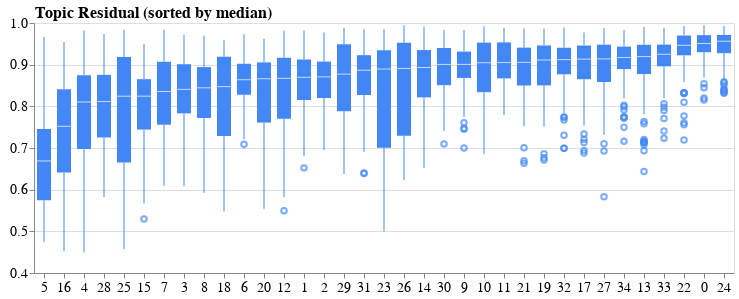

The code cell stored with this chart in its notebook:
### Markdown cell above
<a id="coherence-residual-by-topic"></a>

### 6.1. [Coherence Residual by Topic](#coherence-residual-by-topic)

### Code cell
A = pipe.named_steps["vectorizer"].transform(texts)
W = pipe.named_steps["nmf"].components_
H = pipe.named_steps["nmf"].transform(A)
f"A={A.toarray().shape}, W={W.shape}, H={H.shape}"
r = np.zeros(A.shape[0])
for row in range(A.shape[0]):
    r[row] = np.linalg.norm(A[row, :] - H[row, :].dot(W), "fro")
df_topics["resid"] = r

# boxplot_sorted(
#     df_topics[["topic_num", "resid"]],
#     ["topic_num"],
#     "resid",
#     "Topic Residual (sorted by median)",
#     "center",
#     14,
#     sort_by_median=True,
#     vert=True,
#     fig_size=(12, 6),
# )
altair_boxplot_sorted(
    df_topics[["topic_num", "resid"]],
    "topic_num",
    "resid",
    "median(resid)",
    "Topic Residual (sorted by median)",
    14,
    14,
    16,
    dx=30,
    offset=-5,
    x_tick_label_angle=0,
    horiz_bar_chart=False,
    axis_range=[0.4, 1],
    fig_size=(700, 250),
)

### Figure 1 — Vega-Lite specification as saved in the notebook (floating-point values rounded to 4 significant figures; data arrays with more than 128 entries replaced by an {"elided": "..."} marker saying what was removed)
{"config": {"view": {"continuousWidth": 400, "continuousHeight": 300}, "axis": {"labelFontSize": 14, "titleFontSize": 14}, "axisX": {"labelAngle": 0}, "axisY": {"titleAngle": 0, "titleFontSize": 0}, "title": {"anchor": "start", "dx": 30, "fontSize": 16, "offset": -5}}, "data": {"name": "data-203fc20ce722bbd22afe274e908aa3b5"}, "mark": {"type": "boxplot", "color": "#4287f5"}, "encoding": {"x": {"type": "nominal", "field": "topic_num", "sort": [5, 16, 4, 28, 25, 15, 7, 3, 8, 18, 6, 20, 12, 1, 2, 29, 31, 23, 26, 14, 30, 9, 10, 11, 21, 19, 32, 17, 27, 34, 13, 33, 22, 0, 24], "title": ""}, "y": {"type": "quantitative", "aggregate": "median", "field": "resid", "scale": {"domain": [0.4, 1]}, "title": "topic_num"}}, "height": 250, "title": "Topic Residual (sorted by median)", "width": 700, "$schema": "https://vega.github.io/schema/vega-lite/v4.8.1.json", "datasets": {"data-203fc20ce722bbd22afe274e908aa3b5": {"elided": "4148 records"}}}
